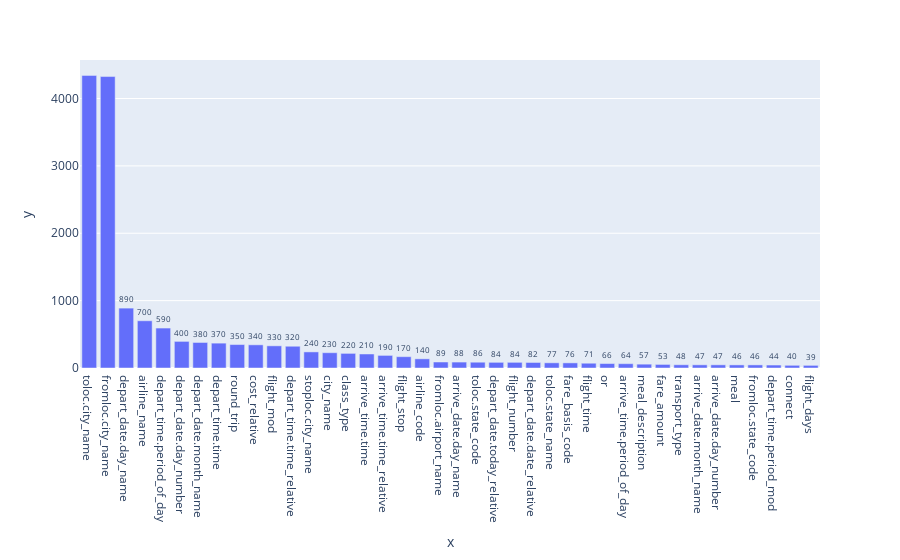

Notebook code for this chart:
### Code cell
import plotly.express as px 

fig = px.bar(x=x,y=y,text=y,labels="Entity")

fig.update_traces(texttemplate='%{text:.2s}', textposition='outside')
fig.update_layout(uniformtext_minsize=8, uniformtext_mode='hide')
fig.show()

### Figure 1 — Plotly figure (JSON) as saved in the notebook; plotly's stock layout.template omitted (floating-point values rounded to 4 significant figures)
{"data": [{"alignmentgroup": "True", "hovertemplate": "x=%{x}<br>y=%{y}<br>text=%{text}<extra></extra>", "legendgroup": "", "marker": {"color": "#636efa", "pattern": {"shape": ""}}, "name": "", "offsetgroup": "", "orientation": "v", "showlegend": false, "text": [4343, 4326, 889, 701, 593, 395, 379, 369, 348, 344, 329, 323, 239, 227, 217, 208, 187, 168, 136, 89, 88, 86, 84, 84, 82, 77, 76, 71, 66, 64, 57, 53, 48, 47, 47, 46, 46, 44, 40, 39], "textposition": "outside", "texttemplate": "%{text:.2s}", "type": "bar", "x": ["toloc.city_name", "fromloc.city_name", "depart_date.day_name", "airline_name", "depart_time.period_of_day", "depart_date.day_number", "depart_date.month_name", "depart_time.time", "round_trip", "cost_relative", "flight_mod", "depart_time.time_relative", "stoploc.city_name", "city_name", "class_type", "arrive_time.time", "arrive_time.time_relative", "flight_stop", "airline_code", "fromloc.airport_name", "arrive_date.day_name", "toloc.state_code", "depart_date.today_relative", "flight_number", "depart_date.date_relative", "toloc.state_name", "fare_basis_code", "flight_time", "or", "arrive_time.period_of_day", "meal_description", "fare_amount", "transport_type", "arrive_date.month_name", "arrive_date.day_number", "meal", "fromloc.state_code", "depart_time.period_mod", "connect", "flight_days"], "xaxis": "x", "y": [4343, 4326, 889, 701, 593, 395, 379, 369, 348, 344, 329, 323, 239, 227, 217, 208, 187, 168, 136, 89, 88, 86, 84, 84, 82, 77, 76, 71, 66, 64, 57, 53, 48, 47, 47, 46, 46, 44, 40, 39], "yaxis": "y"}], "layout": {"barmode": "relative", "legend": {"tracegroupgap": 0}, "margin": {"t": 60}, "uniformtext": {"minsize": 8, "mode": "hide"}, "xaxis": {"anchor": "y", "domain": [0, 1], "title": {"text": "x"}}, "yaxis": {"anchor": "x", "domain": [0, 1], "title": {"text": "y"}}}}
